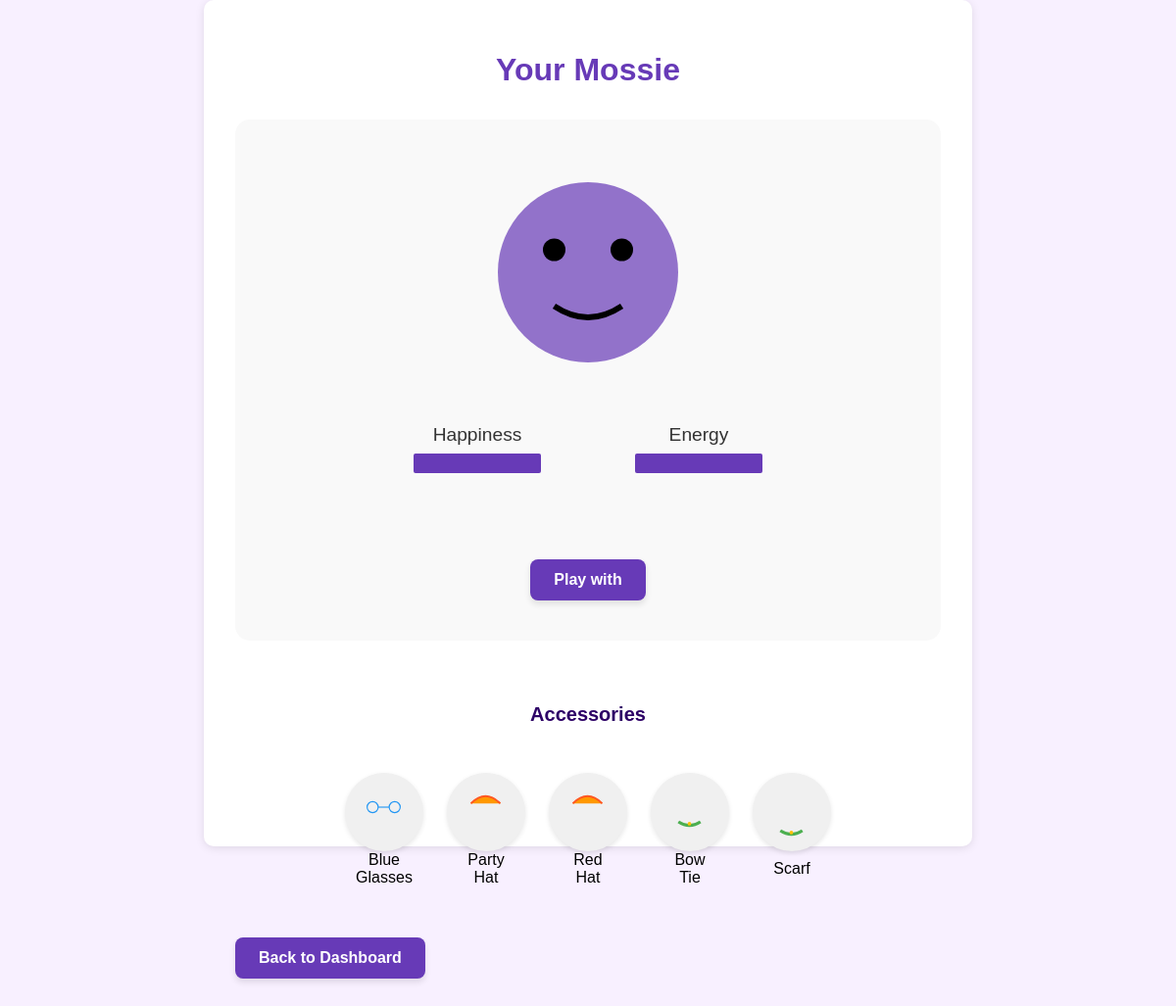
The page /features/pet (signed in) on the database its author committed.
### tables this page shows
CREATE TABLE pet_accessories (
            accessory_id INTEGER PRIMARY KEY AUTOINCREMENT,
            name TEXT NOT NULL,
            type TEXT NOT NULL,
            description TEXT
        );

### temp/features.py (the view)
@features.route('/pet')
@login_required
def pet():
    user_id = session.get('user_id')
    pet_data = models.get_user_pet(user_id)
    accessories = models.get_pet_accessories(user_id)
    play_mode = session.pop('pet_play_mode', False)
    return render_template('features/pet.html', pet=pet_data, accessories=accessories, play_mode=play_mode)

### temp/features.py (called while the page is built)
def login_required(f):
    @wraps(f)
    def decorated_function(*args, **kwargs):
        if 'user_id' not in session:
            return redirect(url_for('login'))
        return f(*args, **kwargs)
    return decorated_function

### temp/models.py (called while the page is built, shortened)
def get_db():
    if "sqlite_db" not in flask.g:
        flask.g.sqlite_db = sqlite3.connect(
            flask.current_app.config["DATABASE_FILENAME"],
            detect_types=sqlite3.PARSE_DECLTYPES
        )
        flask.g.sqlite_db.execute("PRAGMA foreign_keys = ON")
        flask.g.sqlite_db.row_factory = sqlite3.Row
    return flask.g.sqlite_db

def get_user_pet(user_id):
    conn = get_db()
    cursor = conn.cursor()
    cursor.execute("SELECT * FROM user_pets WHERE user_id = ?", (user_id,))
    pet = cursor.fetchone()
    return dict(pet)

def get_pet_accessories(user_id):
    conn = get_db()
    cursor = conn.cursor()
    cursor.execute('''
        SELECT pa.accessory_id, pa.name, pa.type, pa.description,
               COALESCE(upa.is_active, 0) as is_active
        FROM pet_accessories pa
        LEFT JOIN user_pet_accessories upa ON pa.accessory_id = upa.accessory_id AND upa.user_id = ?
        ORDER BY pa.type, pa.name
    ''', (user_id,))
    accessories = cursor.fetchall()
    return [dict(acc) for acc in accessories]

### temp/templates/features/pet.html (shortened to what this page needs)
<!DOCTYPE html>
<html lang="en">
<head>
    <link rel="stylesheet" href="{{ url_for('static', filename='css/style.css') }}">
</head>
<body>
    <div class="pet-container">
        <div class="pet-header">
            <h1 class="pet-title">Your Mossie</h1>
        </div>
        <div class="pet-area">
            <div class="pet-image">
                {% if play_mode %}
                    <img src="{{ url_for('static', filename='images/pet/play.svg') }}" alt="Pet Playing" class="pet-base">
                {% else %}
                    <img src="{{ url_for('static', filename='images/pet/base.svg') }}" alt="Pet" class="pet-base">
                {% endif %}
            </div>
            <div class="pet-stats">
                <div class="pet-stat">
                    <span class="stat-label">Happiness</span>
                    <div class="progress-bar">
                        <div class="progress-fill" style="width: {{ pet.happiness }}%"></div>
                    </div>
                </div>
                <div class="pet-stat">
                    <span class="stat-label">Energy</span>
                    <div class="progress-bar">
                        <div class="progress-fill" style="width: {{ pet.energy }}%"></div>
                    </div>
                </div>
            </div>
            <div class="pet-actions">
                <form action="{{ url_for('features.pet_interact') }}" method="post">
                    <button type="submit" class="btn btn-hehe">Play with {{ pet.name }}</button>
                </form>
            </div>
        </div>
        <div class="accessories-section">
            <h2 class="accessories-title">Accessories</h2>
            <div class="accessories-grid">
                {% for accessory in accessories %}
                    <form action="{{ url_for('features.toggle_accessory', accessory_id=accessory.accessory_id) }}" method="post">
                        <button type="submit" class="accessory-item {% if accessory.is_active %}active{% endif %}">
                            <img src="{{ url_for('static', filename='images/pet/' + accessory.type + '.svg') }}"
                                 alt="{{ accessory.name }}" class="accessory-image">
                            <div class="accessory-name">{{ accessory.name }}</div>
                        </button>
                    </form>
                {% endfor %}
            </div>
        </div>
        <div class="nav-links">
            <a href="{{ url_for('dashboard') }}" class="btn btn-save">Back to Dashboard</a>
        </div>
    </div>
</body>
</html>

### temp/static/css/style.css (style rules this page uses)
body { margin: 0; padding: 0; font-family: 'Arial', sans-serif; background-color: #E8DEFC; display: flex; height: 100vh; }

### temp/templates/features/pet.html (style rules this page uses)
body { background-color: #f8f0ff; font-family: 'Arial', sans-serif; }
.pet-container { padding: 2rem; width: 60%; max-width: 800px; margin: 0 auto; height:100%; text-align: center; background-color: white; border-radius: 10px; box-shadow: 0 2px 10px rgba(0,0,0,0.1); }
.pet-header { margin-bottom: 2rem; }
.pet-title { color: #673ab7; font-size: 32px; font-family: 'Pacifico', sans-serif; margin-bottom: 1rem; }
.pet-area { background-color: #f9f9f9; border-radius: 15px; padding: 1rem; margin-bottom: 1rem; position: relative; height: 500px; display: flex; flex-direction: column; align-items: center; justify-content: center; }
.pet-image { width: 230px; height: 230px; position: relative; margin: 0 auto; }
.pet-base { width: 100%; height: 100%; }
.pet-stats { display: flex; justify-content: center; gap: 6rem; margin-bottom: 1rem; }
.pet-stat { display: flex; flex-direction: column; align-items: center; }
.stat-label { font-size: 1.2rem; color: #333; margin: 0.5rem; }
.progress-bar { width: 130px; height: 20px; background-color: #ddd; border-radius: 2px; overflow: hidden; }
.progress-fill { height: 100%; background-color: #673ab7; }
.pet-actions { margin-top: 1.5rem; text-align: left; }
.btn { display: inline-block; padding: 0.75rem 1.5rem; border: none; border-radius: 8px; cursor: pointer; font-weight: bold; font-size: 1rem; text-decoration: none; color: white; background-color: #673ab7; box-shadow: 0 4px 6px rgba(0, 0, 0, 0.1); transition: all 0.2s ease-in-out; }
.btn-save { background-color: #673ab7; color: white; border: none; align-self: flex-start; margin-top: 2rem; margin-bottom: 8rem; }
.btn-hehe { align-items: left; margin-top: 3rem; }
.accessories-section { margin-top: 4rem; margin-bottom: 3.5rem; }
.accessories-title { font-weight: bold; margin-bottom: 3rem; color: #2d0066; font-size: 20px; text-align: center; }
.accessories-grid { display: flex; flex-wrap: wrap; justify-content: center; gap: 1.5rem; margin-top: 1rem; align-items: center; }
.accessory-item { background: none; border: none; border-radius: 50%; width: 80px; height: 80px; padding: 1rem; transition: all 0.2s; text-align: center; display: flex; flex-direction: column; align-items: center; justify-content: center; cursor: pointer; background-color: #f0f0f0; box-shadow: 0 2px 5px rgba(0,0,0,0.1); }
.accessory-image { align-items: center; width: 75px; height: 75px; margin-top: 2.5rem; margin-left: -0.9rem; margin-right: auto; display: block; }
.accessory-name { font-size: 1rem; }
.nav-links { display: flex; justify-content: space-between; margin-top: 2rem; }

### rows shown on the page
pet_accessories: type (picture), name "Blue Glasses"
pet_accessories: name "Party Hat"
pet_accessories: name "Red Hat"
pet_accessories: type (picture), name "Bow Tie"
pet_accessories: type (picture), name "Scarf"
